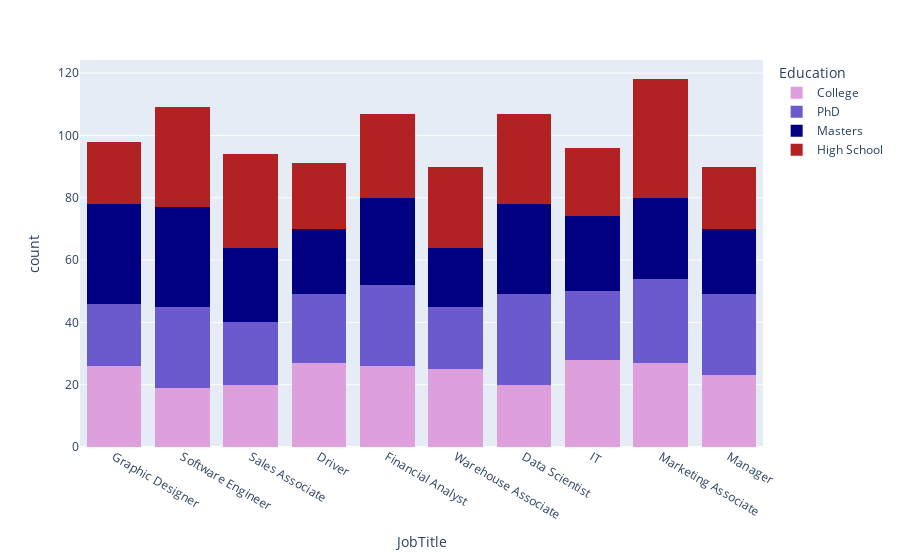

The cell this chart's notebook holds for it:
### Code cell
## Jobs and Education trends
px.histogram(df,x="JobTitle",color="Education",barmode="stack", color_discrete_sequence=notebook_colours)

### Figure 1 — Plotly figure (JSON) as saved in the notebook; plotly's stock layout.template omitted (floating-point values rounded to 4 significant figures; data arrays with more than 128 entries replaced by an {"elided": "..."} marker saying what was removed)
{"data": [{"alignmentgroup": "True", "bingroup": "x", "hovertemplate": "Education=College<br>JobTitle=%{x}<br>count=%{y}<extra></extra>", "legendgroup": "College", "marker": {"color": "plum"}, "name": "College", "offsetgroup": "College", "orientation": "v", "showlegend": true, "type": "histogram", "x": {"elided": "241 str values"}, "xaxis": "x", "yaxis": "y"}, {"alignmentgroup": "True", "bingroup": "x", "hovertemplate": "Education=PhD<br>JobTitle=%{x}<br>count=%{y}<extra></extra>", "legendgroup": "PhD", "marker": {"color": "slateblue"}, "name": "PhD", "offsetgroup": "PhD", "orientation": "v", "showlegend": true, "type": "histogram", "x": {"elided": "238 str values"}, "xaxis": "x", "yaxis": "y"}, {"alignmentgroup": "True", "bingroup": "x", "hovertemplate": "Education=Masters<br>JobTitle=%{x}<br>count=%{y}<extra></extra>", "legendgroup": "Masters", "marker": {"color": "navy"}, "name": "Masters", "offsetgroup": "Masters", "orientation": "v", "showlegend": true, "type": "histogram", "x": {"elided": "256 str values"}, "xaxis": "x", "yaxis": "y"}, {"alignmentgroup": "True", "bingroup": "x", "hovertemplate": "Education=High School<br>JobTitle=%{x}<br>count=%{y}<extra></extra>", "legendgroup": "High School", "marker": {"color": "firebrick"}, "name": "High School", "offsetgroup": "High School", "orientation": "v", "showlegend": true, "type": "histogram", "x": {"elided": "265 str values"}, "xaxis": "x", "yaxis": "y"}], "layout": {"barmode": "stack", "legend": {"title": {"text": "Education"}, "tracegroupgap": 0}, "margin": {"t": 60}, "xaxis": {"anchor": "y", "domain": [0, 1], "title": {"text": "JobTitle"}}, "yaxis": {"anchor": "x", "domain": [0, 1], "title": {"text": "count"}}}}
